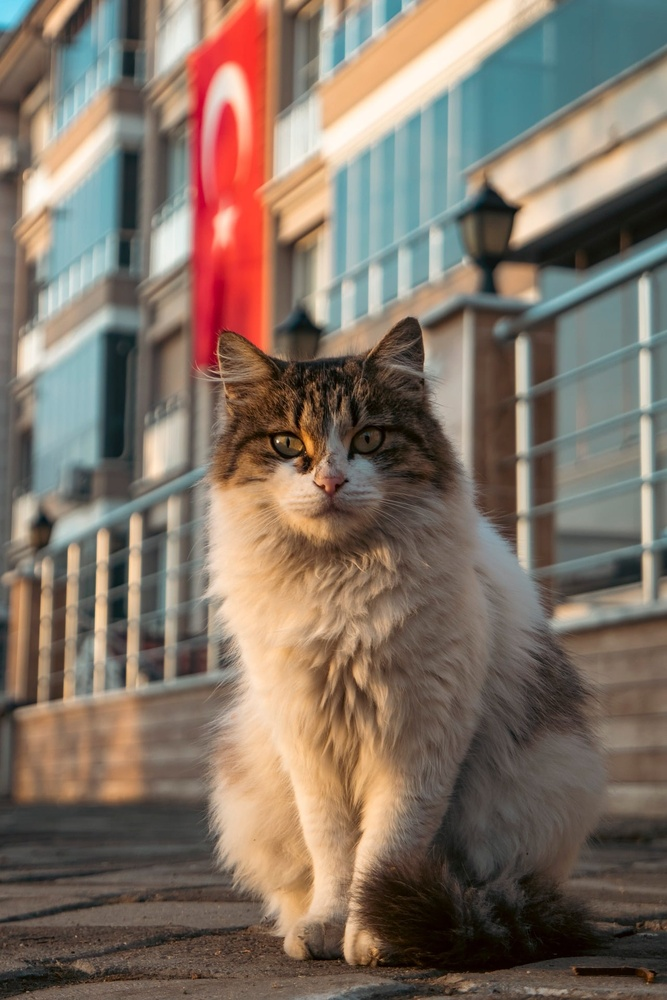
#> input picture img/cat.jpg, 667 x 1000 px, shrunk from 1280 x 1920 before the run
$ python Day2.py
#> lines starting #> are read from the running program, lines starting #| are printed output that depends on the picture
from PIL import Image
import numpy as np


image =np.array (Image.open("img/cat.jpg").convert("RGB"))
#> image is the input picture: shape (1000, 667, 3); mean R, G, B 129.6, 114.3, 101.4

h, w, _ = image.shape
#> h = 1000; w = 667
print("image shape:", h, w, _)
#| image shape: 1000 667 3


image_crop=image[h//4:h*3//4, w//4:w*3//4]
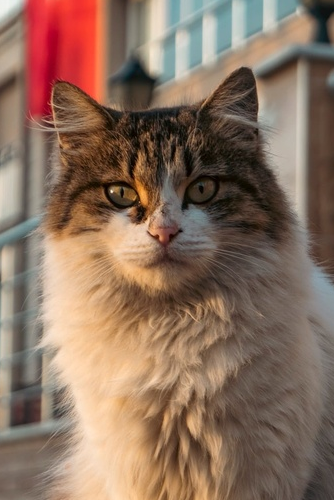
#> image_crop: shape (500, 334, 3); mean R, G, B 138.7, 112.1, 94.9
print("image crop shape:", image_crop.shape)
#| image crop shape: (500, 334, 3)
Image.fromarray(image_crop).save("img/cat_crop.jpg")


image_flip_from_left_to_right = image[:, ::-1]
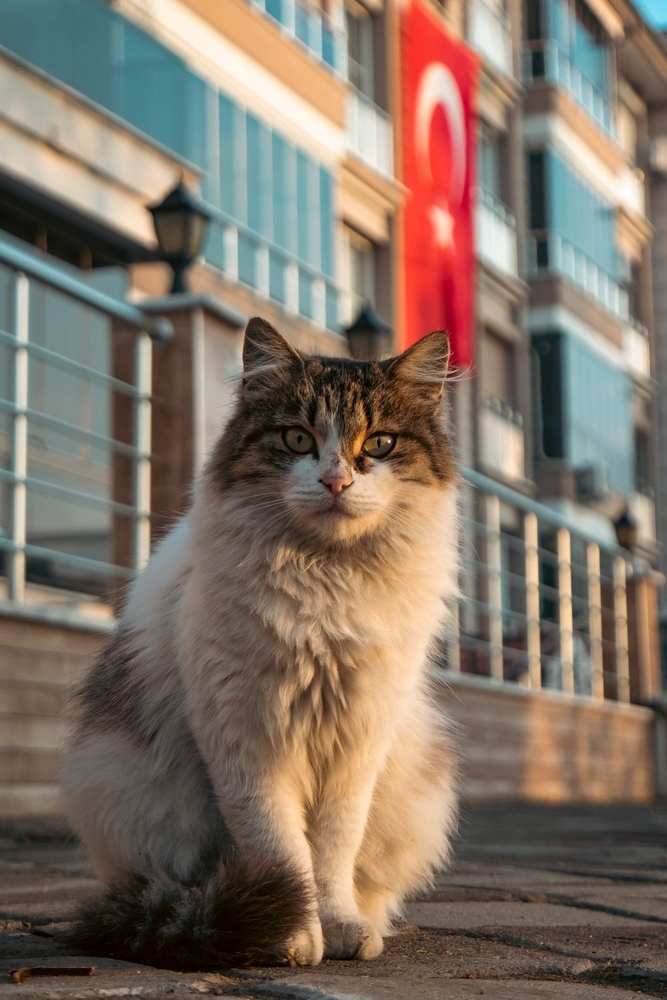
#> image_flip_from_left_to_right: shape (1000, 667, 3); mean R, G, B 129.6, 114.3, 101.4
image_flip_from_top_to_bottom = image[::-1, :]
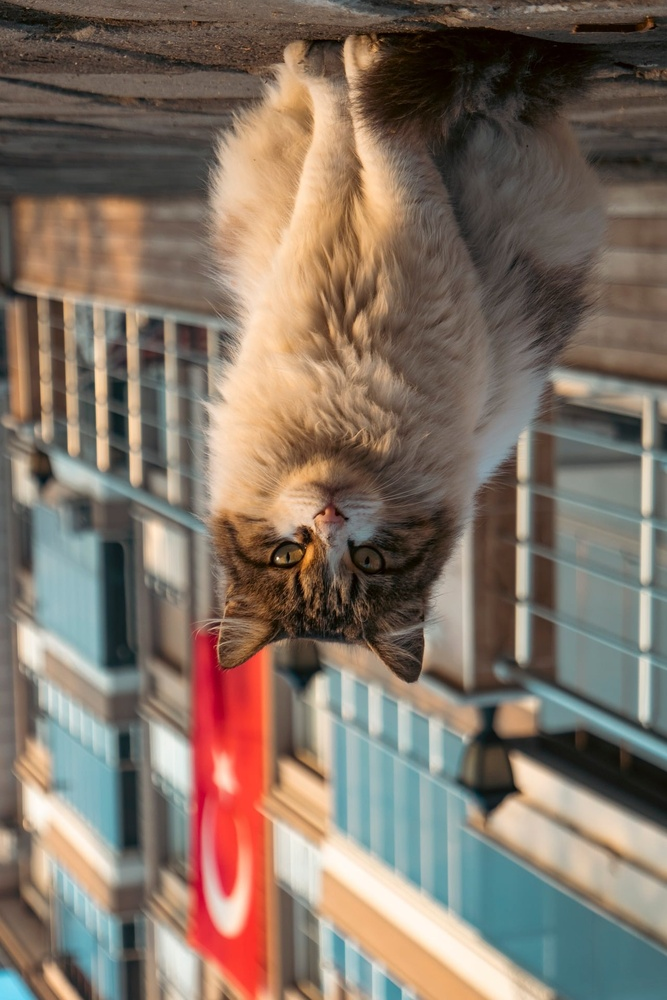
#> image_flip_from_top_to_bottom: shape (1000, 667, 3); mean R, G, B 129.6, 114.3, 101.4

Image.fromarray(image_flip_from_left_to_right).save("img/cat_flip_from_left_to_right.jpg")
Image.fromarray(image_flip_from_top_to_bottom).save("img/cat_flip_from_top_to_bottom.jpg")


grayscale_image = (0.29 * image[:, :, 0] + 0.59 * image[:, :, 1] + 0.11 * image[:, :, 2]).astype(np.uint8)
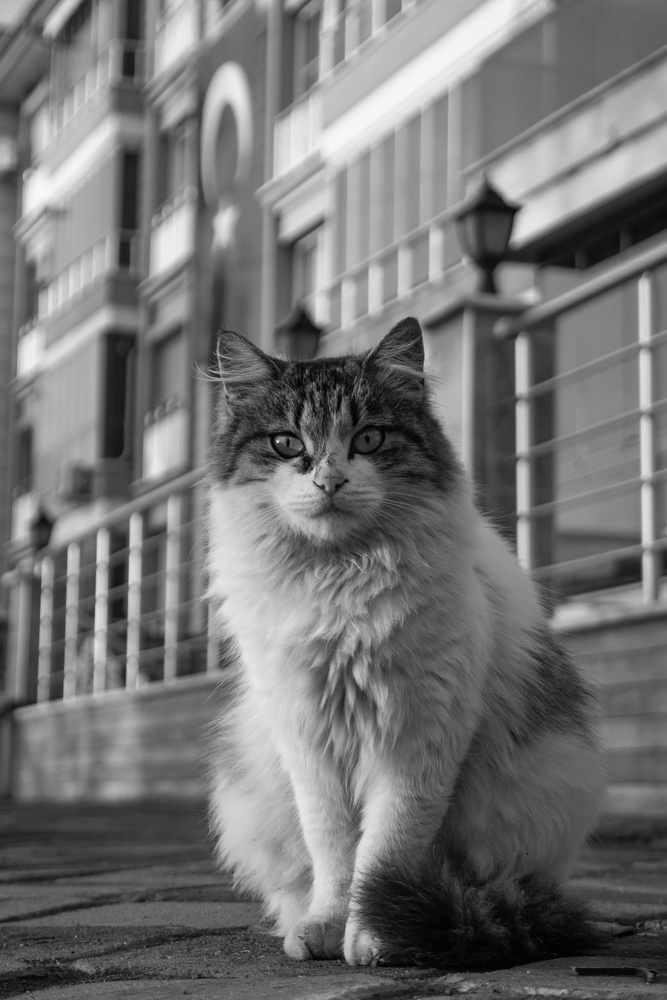
#> grayscale_image: shape (1000, 667); min 0, max 250, mean 115.7

print("grayscale image shape:", grayscale_image.shape)
#| grayscale image shape: (1000, 667)
Image.fromarray(grayscale_image).save("img/cat_grayscale.jpg")
